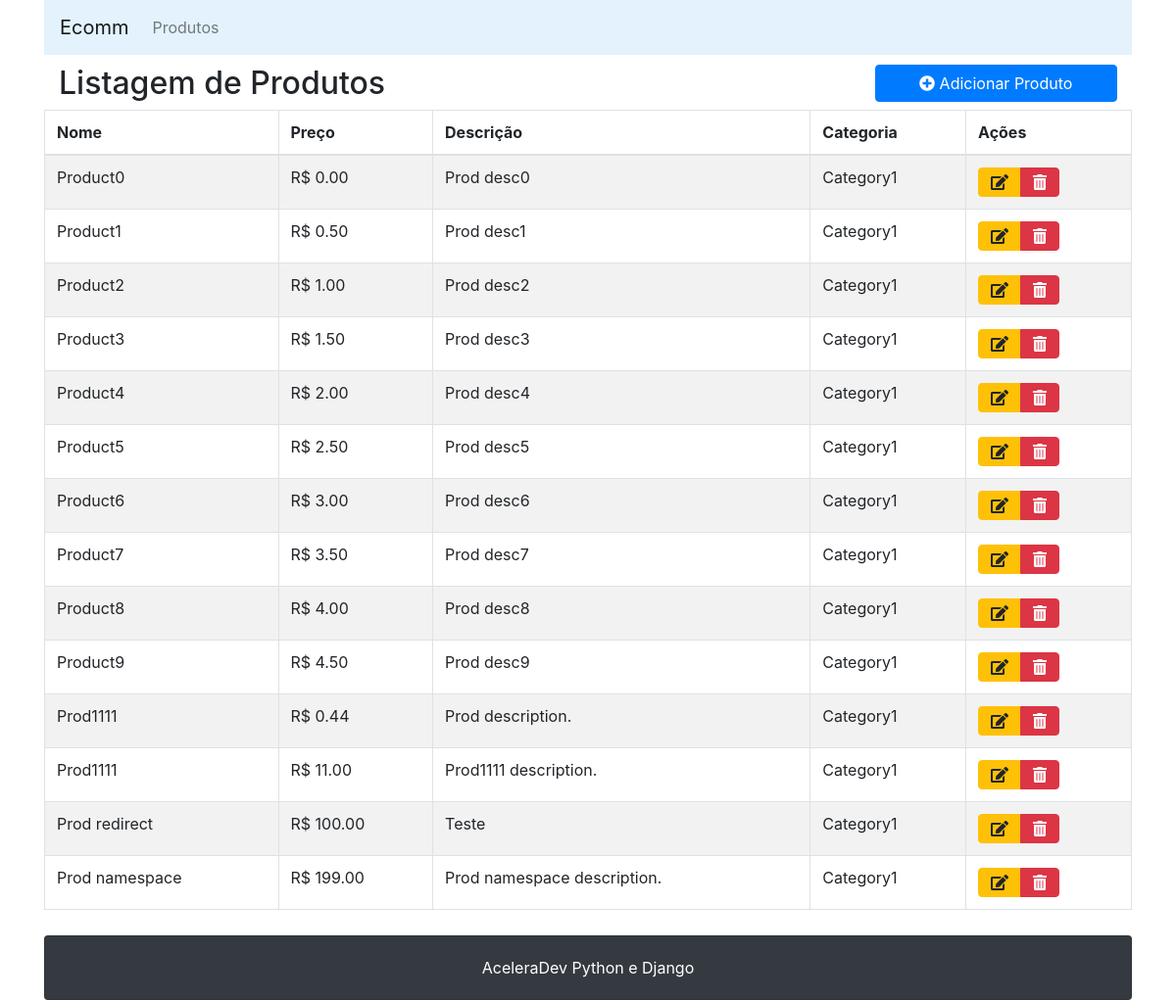
The app's page /products/list, older data.
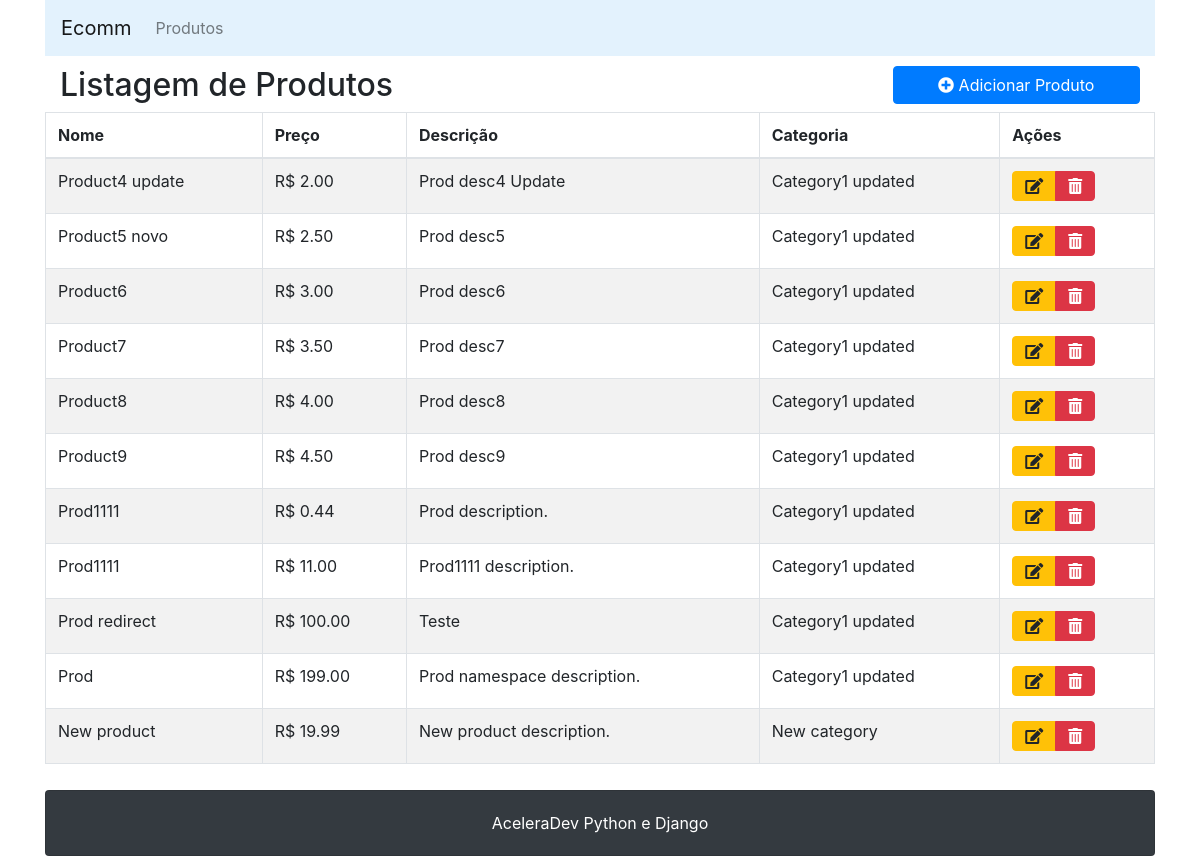
The same page, newer data.
### products/models.py (models this page shows, shortened)
class Product(models.Model):
    name = models.CharField('Nome', max_length=100)
    description = models.TextField('Descrição')
    price = models.DecimalField('Preço', max_digits=8, decimal_places=2)
    category = models.ForeignKey(
        Category,
        on_delete=models.deletion.DO_NOTHING,
        related_name='products')

class Category(models.Model):
    class Meta:
        verbose_name_plural = 'Categories'
    name = models.CharField('Nome', max_length=50)
    description = models.TextField('Descrição')

### products/views.py (the view)
# urls.py: path('list', views.list_products, name='list'),
def list_products(request):
    prods = Product.objects.all()
    context = {
        'products': prods,
        'products_empty': [],
    }
    return render(request, 'products/list.html', context=context)

### products/templates/products/list.html
{% extends 'base.html' %}
{% block content %}
    <div class="row">
        <div class="col-md-9">
            <h2>Listagem de Produtos</h2>
        </div>
        <div class="col-md-3">
            <a class="btn btn-primary btn-block" href="{% url 'products:create' %}"><i class="fa fa-plus-circle"></i> Adicionar Produto</a>
        </div>
        <table class="table table-striped table-bordered">
            <thead>
                <tr>
                    <th>Nome</th>
                    <th>Preço</th>
                    <th>Descrição</th>
                    <th>Categoria</th>
                    <th>Ações</th>
                </tr>
            </thead>
            <tbody>
                {% for product in products %}
                    <tr>
                        <td>{{ product.name|capfirst }}</td>
                        <td>R$ {{ product.price }}</td>
                        <td>{{ product.description }}</td>
                        <td>{{ product.category.name }}</td>
                        <td>
                            <div class="btn-group" role="group" aria-label="Basic example">
                                <a href="{% url 'products:update' product.pk %}" class="btn btn-warning"><i class="fas fa-edit"></i></a>
                                <a href="{% url 'products:delete' product.pk %}" class="btn btn-danger"><i class="fas fa-trash-alt"></i></a>
                            </div>
                        </td>
                    </tr>
                {% empty %}
                    <tr>
                        <td colspan="5" class="text-center">
                            Não há produtos para serem listados
                        </td>
                    </tr>
                {% endfor %}
            </tbody>
        </table>
    </div>
{% endblock %}

### products/templates/base.html (shortened to what this page needs)
{% load static %}
<html>
    <link rel="stylesheet" type="text/css" href="{% static 'css/bootstrap.min.css' %}">
    <link rel="stylesheet" type="text/css" href="{% static 'css/custom.css' %}">
    <link rel="stylesheet" type="text/css" href="{% static 'css/font-awesome.min.css' %}">
    <body class="container">
        <nav class="navbar navbar-expand-lg navbar-light" style="background-color: #e3f2fd;">
            <a class="navbar-brand" href="#">Ecomm</a>
            <div class="collapse navbar-collapse" id="navbarSupportedContent">
                <ul class="navbar-nav mr-auto">
                    <li class="nav-item">
                        <a class="nav-link" href="{% url 'products:list' %}">Produtos</a>
                    </li>
                </ul>
            </div>
        </nav>
        <div id="content" class="container">
            {% block content %}{% endblock %}
        </div>
        <div class="card bg-dark text-white text-center">
            <div class="card-body">
                <span class="">AceleraDev Python e Django</span>
            </div>
        </div>
    </body>
</html>

### products/static/css/custom.css (style rules this page uses)
#content { padding-top: 10px; padding-bottom: 10px; }

Row changes from the older to the newer data that the page shows:
removed Product: name "Product0", price "0.00", description "Prod desc0", category.name "Category1"
removed Product: name "Product1", price "0.50", description "Prod desc1", category.name "Category1"
removed Product: name "Product2", price "1.00", description "Prod desc2", category.name "Category1"
removed Product: name "Product3", price "1.50", description "Prod desc3", category.name "Category1"
changed Product: name "Product4" → "Product4 update"; description "Prod desc4" → "Prod desc4 Update"; category.name "Category1" → "Category1 updated"
changed Product "Prod desc5": name "Product5" → "Product5 novo"; category.name "Category1" → "Category1 updated"
changed through a linked row, Product "Product6": category.name "Category1" → "Category1 updated"
changed through a linked row, Product "Product7": category.name "Category1" → "Category1 updated"
changed through a linked row, Product "Product8": category.name "Category1" → "Category1 updated"
changed through a linked row, Product "Product9": category.name "Category1" → "Category1 updated"
changed through a linked row, Product "Prod description.": category.name "Category1" → "Category1 updated"
changed through a linked row, Product "Prod1111 description.": category.name "Category1" → "Category1 updated"
changed through a linked row, Product "Prod redirect": category.name "Category1" → "Category1 updated"
changed Product "Prod namespace description.": name "Prod namespace" → "Prod"; category.name "Category1" → "Category1 updated"
added Product: name "New product", price "19.99", description "New product description.", category.name "New category"
